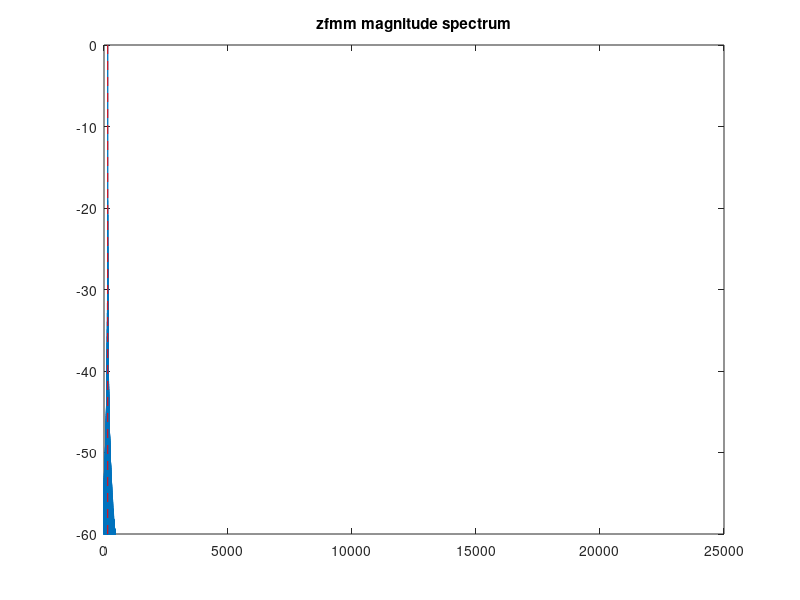
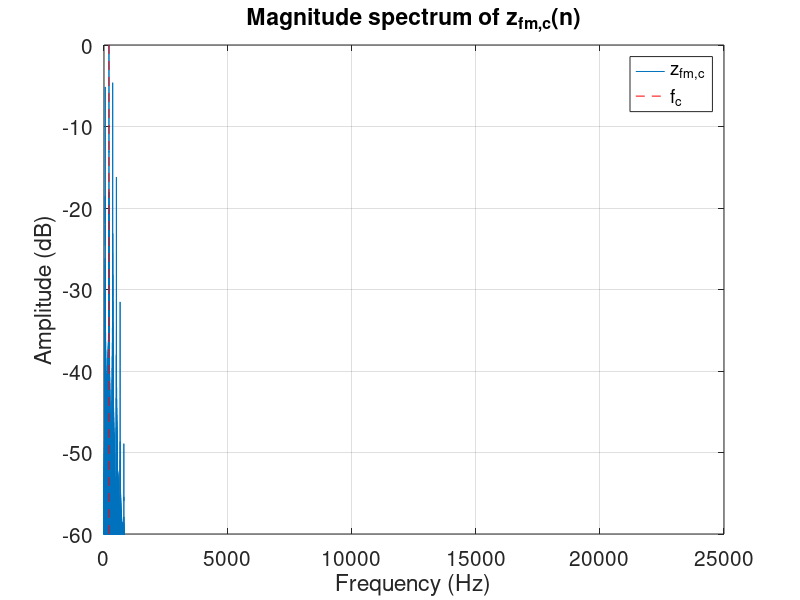

Reproduce these figures in MATLAB, in order. (Note: this script raises an error after producing the figures.)
fs = 44100;
dur = 1;
saveDissertationFigures = 1;

% carrier and modulator frequencies
fc = 200;
fm = 150;
I = 1;
B = 0.9;

% derived parameters
N = fs*dur;
T = 1/fs;
nT = (0:N-1) * T;

% fft parameters
Nfft = 2^nextpow2(N);
faxis = (fs/2)*linspace(0, 1, Nfft/2+1);


%% FM
%%%%%%%%%%%%%%%%%%%
zfmc = zeros(1, N);
zfmm = zeros(1, N);
zfmc(1) = 1;
zfmm(1) = 1;
%zfmm = I * exp(j*2*pi*fm*(0:N-1)*T);
for n=2:N
    % modulator
    zfmm(n) = exp(1j*2*pi*fm*T) * zfmm(n-1);
    % FM synthesis
    zfmc(n) = exp(1j*(2*pi*fc*T + imag(zfmm(n)-zfmm(n-1)))) * zfmc(n-1);
end

Zfmm = fft(zfmm, Nfft);
ZfmmPos = Zfmm(1:Nfft/2+1);

Zfmc = fft(zfmc, Nfft);
ZfmcPos = Zfmc(1:Nfft/2+1);

figure
plot(faxis, 20*log10(abs(ZfmmPos)/max(abs(ZfmmPos))));
hold on
plot([fm fm], [-60 0], 'r--')
ylim([-60 0]);
title('zfmm magnitude spectrum');

figure
plot(faxis, 20*log10(abs(ZfmcPos)/max(abs(ZfmcPos))));
hold on
plot([fc fc], [-60 0], 'r--')
% for i=-1:4
%     plot([fc+(i*fm) fc+(i*fm)], [-60 0], 'r--')
% end
ylim([-60 0]);
xlabel('Frequency (Hz)');
ylabel('Amplitude (dB)');
title('Magnitude spectrum of z_{fm,c}(n)');
set(gca, 'FontSize', 15)
grid on;
legend('z_{fm,c}', 'f_c');
if saveDissertationFigures==1
    fig = gcf;
    fig.PaperUnits = 'inches';
    fig.PaperPosition = [0 0 6 2.5];
    saveas(gcf, 'figures/FMMagSpec', 'epsc')
end


xfm = cos(2*pi*fc*(0:N-1)*T + I*sin(2*pi*fm*(0:N-1)*T));
Xfm = fft(xfm, Nfft);
XfmPos = Xfm(1:Nfft/2+1);
figure
plot(faxis, 20*log10(abs(XfmPos)/max(abs(XfmPos))));
hold on
plot([fc fc], [-60 0], 'r--')
ylim([-60 1])


%% Feedback FM
%%%%%%%%%%%%%%%%%%%

zfb = zeros(1, N);
zfb(1) = 1;
zfb(2) = 1;
for n=3:N
    zfb(n) = exp(1j*(2*pi*fc*T + B*imag(zfb(n-1) - zfb(n-2)))) * zfb(n-1);
end

xfb = zeros(1, N);
xfb(1) = 1;
for n=2:N
    xfb(n) = sin(2*pi*fc*n*T + B*xfb(n-1));
end

Zfb = fft(zfb, Nfft);
ZfbPos = Zfb(1:Nfft/2+1);

Xfb = fft(xfb, Nfft);
XfbPos = Xfb(1:Nfft/2+1);

figure
plot(faxis, 20*log10(abs(ZfbPos)/max(abs(ZfbPos))));
hold on
plot([fc fc], [-60 0], 'r--')
ylim([-60 0]);
xlabel('Frequency (Hz)');
ylabel('Amplitude (dB)');
title('Magnitude spectrum of z_{fb}(n)');
set(gca, 'FontSize', 15)
grid on;
legend('z_{fb}', 'f_c')
if saveDissertationFigures==1
    fig = gcf;
    fig.PaperUnits = 'inches';
    fig.PaperPosition = [0 0 6 2.5];
    saveas(gcf, 'figures/FeedbackFMMagSpec', 'epsc')
end


%% Loopback FM (Static Pitch and Timbre)
%%%%%%%%%%%%%%%%%%%

BVec = [1 0.9 0.5 0.0];

for i=1:length(BVec)
    
    B = BVec(i);
    
    zc = zeros(1, N);
    zc(1) = 1;
    for n=2:N
        zc(n) = exp(1j*2*pi*fc*T*(1 + B*real(zc(n-1)))) * zc(n-1);
    end

    f0 = fc * sqrt(1 - B^2);

    Zc = fft(zc, Nfft);
    ZcPos = Zc(1:Nfft/2+1);

    figure
    plot(faxis, 20*log10(abs(ZcPos)/max(abs(ZcPos))));
    hold on
    plot([fc fc], [-60 0], 'r--')
    plot([f0 f0], [-60 0], 'g--')
    xlim([0 1200]);
    ylim([-60 0]);
    xlabel('Frequency (Hz)');
    ylabel('Amplitude (dB)');
    title(sprintf('Magnitude spectrum of z_{c}(n), B=%.1f', B));
    set(gca, 'FontSize', 15)
    grid on;
    legend('z_c', 'f_c', 'f_0');
    if saveDissertationFigures==1
        fig = gcf;
        fig.PaperUnits = 'inches';
        fig.PaperPosition = [0 0 6 2.5];
        saveas(gcf, ['figures/LoopbackFMMagSpec' num2str(B*10)], 'epsc')
    end
end

% closed form loopback FM
B = 0.99;
fc = 6500;
b0 = (sqrt(1 - B^2) - 1)/B;
f0 = fc*sqrt(1 - B^2);

z0 = (b0 + exp(j*2*pi*f0*nT)) ./ (1 + b0*exp(j*2*pi*f0*nT));

Z0 = fft(z0, Nfft);
Z0Pos = Z0(1:Nfft/2+1);



% loopback FM comparison
zc = zeros(1, N);
zc(1) = 1;
for n=2:N
    zc(n) = exp(j*2*pi*fc*T*(1 + B*real(zc(n-1)))) * zc(n-1);
end

Zc = fft(zc, Nfft);
ZcPos = Zc(1:Nfft/2+1);


figure
subplot(211)
plot(faxis, 20*log10(abs(ZcPos)/max(abs(ZcPos))));
xlabel('Frequency (Hz)');
ylabel('Amplitude (dB)');
title('z_{c}(n)');
% hold on
% plot([f0 f0], [-60 0], 'r--')
xlim([faxis(1) faxis(end)])
ylim([-60 0])
set(gca, 'FontSize', 12)
grid on;

subplot(212)
plot(faxis, 20*log10(abs(Z0Pos)/max(abs(Z0Pos))));
xlabel('Frequency (Hz)');
ylabel('Amplitude (dB)');
title('z_{0}(n)');
% hold on
% plot([f0 f0], [-60 0], 'r--')
xlim([faxis(1) faxis(end)])
ylim([-60 0])
set(gca, 'FontSize', 12)
grid on;
sgt = sgtitle(sprintf('Magnitude spectrum comparison for f_c=%d, B=%.2f', fc, B));
sgt.FontSize = 15;
if saveDissertationFigures==1
    fig = gcf;
    saveas(gcf, ['figures/LoopbackFMClosedFormMagSpecComparison'], 'epsc')
end

%% Loopback FM (Time-varying Pitch and Timbre)
%%%%%%%%%%%%%%%%%%%

% pitch glide - parameters
decayT60 = 0.6; % time I want to pitch glide to decay by 60dB
f0_0 = 200;         % starting frequency, Hz
f0_1 = 140;          % ending frequency, Hz

% pitch glide - derived parameters
T60Samp = decayT60*fs;
% exponentially decaying envelope according to the T60
A = 1;
tau = -(decayT60)/log(0.001);
e = A * exp(-nT./tau);
% scaled f0 function
f0Decay = (f0_0 - f0_1) * e + f0_1;

% === loopback FM exponential decay ===
% we need to make sure the w0 <= wc. w0Tilde(1) will always be the largest
% value since this is an exponentially decreasing function. We can use
% w0Tilde(1) and a user-given B to solve for wc.
w0Tilde = 2*pi*f0Decay;
wc = w0Tilde(1)/sqrt(1 - B^2);
BTilde = sqrt(1 - (w0Tilde/wc).^2);

zcTV = zeros(1, N);
zcTV(1) = 1;
for i=2:N
    zcTV(i) = exp(j*wc*T*(1 + BTilde(i) * real(zcTV(i-1)))) * zcTV(i-1);
end

% === Closed form exponential decay ===
% ThetaH = integral [(f0_0 - f0_1) * A * exp(-nT/tau) + f0_1 dnT] <-- that's the equation
b0 = linspace(0.001, 0.999, N);
Theta0 = (2 * pi * (f0_0 - f0_1)) * (-tau * A) * exp(-nT/tau) + (2 * pi * f0_1 * nT); 
z0TV = (b0 + exp(1j.*Theta0)) ./ (1 + b0.*exp(1j.*Theta0));


% === exponential decay pitch glide plots ===
figure

subplot(211)
spectrogram(real(zcTV), hann(1024), 512, 2048, fs, 'yaxis')
hold on
plot(nT*1000, f0Decay/1000, 'r')
ylim([0 1])
title('z_c(n)');
set(gca, 'FontSize', 12)
subplot(212)
spectrogram(real(z0TV), hann(1024), 512, 2048, fs, 'yaxis')
hold on
plot(nT*1000, f0Decay/1000, 'r')
ylim([0 1])
title('z_0(n)');
set(gca, 'FontSize', 12)
sgt = sgtitle('Spectrograms of loopback FM with exponentially decaying pitch glides');
sgt.FontSize = 15;
if saveDissertationFigures==1
    fig = gcf;
    saveas(gcf, ['figures/LoopbackFMClosedFormTimeVaryingComparison'], 'epsc')
end
